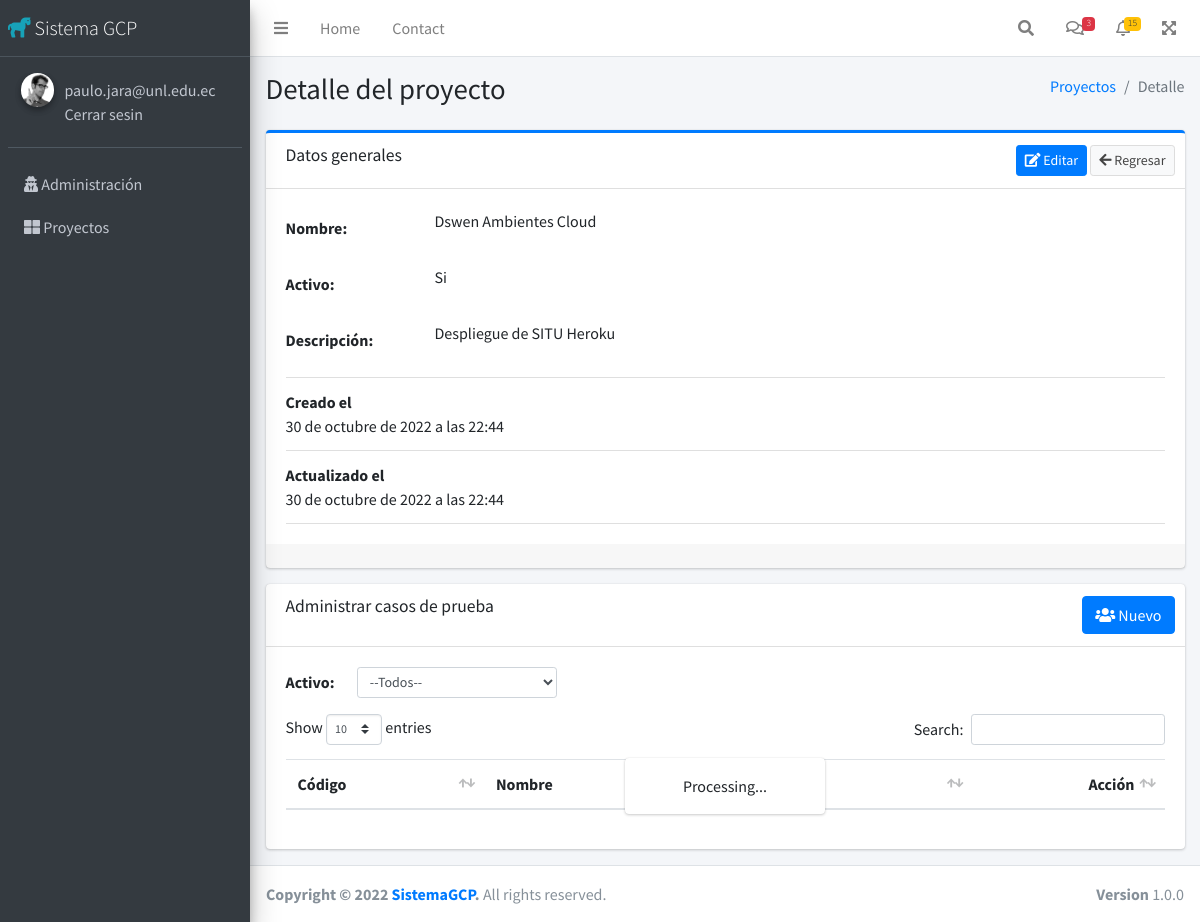
The page /proyecto/detalle/1 (signed in) on the database its author committed.
### app/seguridad/domain/models.py (models this page shows, shortened)
class Usuario(AbstractBaseUser, PermissionsMixin, AuditModel):
    activo = models.BooleanField(default=False)
    correo_electronico = models.EmailField(unique=True, blank=True)
    descripcion = models.CharField(max_length=250, blank=True, null=True)
    force_password = models.BooleanField(default=True)  # Forzar cambio de contraseña
    is_admin = models.BooleanField(default=False)
    USERNAME_FIELD = 'correo_electronico'
    REQUIRED_FIELDS = []
    objects = ManejadorUsuarios()
    class Meta:
        ordering = ['correo_electronico']
    def __str__(self):
        return self.correo_electronico

### app/proyecto/domain/models.py (models this page shows, shortened)
class Proyecto(AuditModel):
    nombre = models.CharField(max_length=80)
    descripcion = models.CharField(max_length=250, verbose_name="Descripción")
    activo = models.BooleanField(default=True)
    class Meta:
        ordering = ('nombre',)
        unique_together = ('nombre',)

### app/proyecto/presentation/views/views_proyecto.py (the view)
# urls.py: path('proyecto/detalle/<int:pk>', views_proyecto.ProyectoDetailView.as_view(), name='proyecto_detalle'),
class ProyectoDetailView(PermissionRequiredMixin, DetailView):
    model = Proyecto
    template_name = 'proyecto/detalle.html'
    context_object_name = 'proyecto'
    permission_required = 'proyecto.change_proyecto'
    def get_context_data(self, **kwargs):
        context = super().get_context_data(**kwargs)
        proyecto = self.get_object()
        context['title'] = 'Detalle del proyecto'
        context['breadcrum'] = [
            ('Proyectos', reverse('proyecto:proyecto_lista')),
            ("Detalle",)
        ]
        return context

### app/core/presentation/templatetags/core_tags.py (called while the page is built)
@register.simple_tag
def system_sname():
    return settings.SYSTEM_SNAME

@register.simple_tag
def system_alias():
    return settings.SYSTEM_ALIAS

### app/proyecto/presentation/templates/proyecto/detalle.html (shortened to what this page needs)
{% extends 'base.html' %}
{% load static %}
{% block css %}
    {% include "pugins/datatable/css.html" %}
{% endblock %}
{% block contenido %}
    <div class="row">
        <div class="col-md-12">
            <div class="profile-sidebar">
                {% include 'proyecto/card_detalle.html' %}
            </div>
            <div class="profile-sidebar">
                {% include 'proyecto/card_casos.html' %}
            </div>
        </div>
    </div>
{% endblock contenido %}

### presentation/templates/base.html (shortened to what this page needs)
<!DOCTYPE html>
{% load static %}
<html lang="en">
<head>
  <link rel="stylesheet" href="{% static 'plugins/fontawesome-free/css/all.min.css' %}">
    <link href="{% static 'plugins/sweetalert2/css/sweetalert2.min.css' %}" rel="stylesheet" type="text/css"/>
  <link rel="stylesheet" href="{% static 'dist/css/adminlte.min.css' %}">
    <link rel="stylesheet" href="{% static 'css/app.css' %}">
    {% block css %}
    {% endblock css %}
</head>
<body class="hold-transition sidebar-mini">
<div class="wrapper">
  <nav class="main-header navbar navbar-expand navbar-white navbar-light">
    <ul class="navbar-nav">
      <li class="nav-item">
        <a class="nav-link" data-widget="pushmenu" href="#" role="button"><i class="fas fa-bars"></i></a>
      </li>
      <li class="nav-item d-none d-sm-inline-block">
        <a href="/" class="nav-link">Home</a>
      </li>
      <li class="nav-item d-none d-sm-inline-block">
        <a href="#" class="nav-link">Contact</a>
      </li>
    </ul>
    <ul class="navbar-nav ml-auto">
      <li class="nav-item">
        <a class="nav-link" data-widget="navbar-search" href="#" role="button">
          <i class="fas fa-search"></i>
        </a>
      </li>
      <li class="nav-item dropdown">
        <a class="nav-link" data-toggle="dropdown" href="#">
          <i class="far fa-comments"></i>
          <span class="badge badge-danger navbar-badge">3</span>
        </a>
      </li>
      <li class="nav-item dropdown">
        <a class="nav-link" data-toggle="dropdown" href="#">
          <i class="far fa-bell"></i>
          <span class="badge badge-warning navbar-badge">15</span>
        </a>
      </li>
      <li class="nav-item">
        <a class="nav-link" data-widget="fullscreen" href="#" role="button">
          <i class="fas fa-expand-arrows-alt"></i>
        </a>
      </li>
    </ul>
  </nav>
  <aside class="main-sidebar sidebar-dark-primary elevation-4">
    <a href="/" class="brand-link">
        <i class="fa fa-horse text-cyan"></i>
      <span class="brand-text font-weight-light">
          {% system_sname %}
      </span>
    </a>
    <div class="sidebar">
        {% include 'include/sidebar_user.html' %}
        {% include 'include/sidebar.html' %}
    </div>
  </aside>
  <div class="content-wrapper">
    {% include 'include/breadcrum.html' %}
    <section class="content">
        <div class="container-fluid">
            {% block contenido %}
            {% endblock contenido %}
        </div>
    </section>
  </div>
  <footer class="main-footer">
    <div class="float-right d-none d-sm-block">
      <b>Version</b> 1.0.0
    </div>
    <strong>Copyright &copy; 2022 <a href="https://adminlte.io">SistemaGCP</a>.</strong> All rights reserved.
  </footer>
</div>
</body>
</html>

### presentation/templates/pugins/datatable/css.html
{% load static %}
<link href="{% static 'plugins/datatables-bs4/css/dataTables.bootstrap4.min.css' %}" rel="stylesheet" type="text/css">

### presentation/templates/include/sidebar_user.html
    {% load static %}
      <div class="user-panel mt-3 pb-3 mb-3 d-flex">
        <div class="image">
          <img src="{% static 'dist/img/user2-160x160.jpg' %}" class="img-circle elevation-2" alt="User Image">
        </div>
        <div class="info">
            {% if request.user.is_authenticated %}
                <a href="#" class="d-block">{{ request.user }}</a>
                <a href="{% url 'seguridad:cerrar_sesion' %}" class="d-block">Cerrar sesin</a>
            {% else %}
                <a href="{% url 'seguridad:iniciar_sesion' %}" class="d-block">Iniciar sesin</a>
            {% endif %}
        </div>
      </div>

### presentation/templates/include/sidebar.html (shortened to what this page needs)
      <nav class="mt-2">
        <ul class="nav nav-pills nav-sidebar flex-column" data-widget="treeview" role="menu" data-accordion="false">
            {% if user.is_superuser or user.is_admin %}
				<li class="nav-item proceso-bandeja-item">
					<a href="{% url 'admin:index' %}" class="nav-link nav-toggle" target="_blank"> <i class="fas fa-user-secret"></i>
						<span class="title">Administración</span>
					</a>
				</li>
				<li class="nav-item proceso-bandeja-item">
					<a href="{% url 'proyecto:proyecto_lista' %}" class="nav-link nav-toggle"> <i class="fas fa-th-large"></i>
						<span class="title">Proyectos</span>
					</a>
				</li>
				{% endif %}
        </ul>
      </nav>

### presentation/templates/include/breadcrum.html
<section class="content-header">
  <div class="container-fluid">
    <div class="row mb-2">
      <div class="col-sm-6">
        <h1>{{ title }}</h1>
      </div>
      <div class="col-sm-6">
          {% if breadcrum %}
            <ol class="breadcrumb float-sm-right">
                {% for item in breadcrum %}
                    <li class="breadcrumb-item {% if forloop.last %}active{% endif %}">
                    {% if item.1 %}
                        <a href="{{ item.1 }}">{{ item.0 }}</a>
                    {% else %}
                        <span>{{ item.0 }}</span>
                    {% endif %}
                    </li>
                {% endfor %}
            </ol>
          {% endif %}
      </div>
    </div>
  </div>
</section>

### app/proyecto/presentation/templates/proyecto/card_detalle.html
<div class="card card-outline card-primary">
    <div class="card-header">
        <h3 class="card-title">Datos generales</h3>
        <div class="card-tools">
            {% if perms.proyecto.change_proyecto %}
                <a href="{% url 'proyecto:proyecto_editar' proyecto.id %}"
                   class="btn btn-primary btn-sm">
                    <i class="fa fa fa-edit"></i> Editar
                </a>
                <a href="{% url 'proyecto:proyecto_lista' %}" class="btn btn-default btn-sm btn-circle">
                    <i class="fa fa fa-arrow-left"></i> Regresar
                </a>
            {% else %}
                <a href="{% url 'index' %}" class="btn btn-default btn-sm btn-circle">
                    <i class="fa fa fa-arrow-left"></i> Regresar
                </a>
            {% endif %}
        </div>
    </div>
    <div class="card-body">
        <div class="form-group row">
            <label class="col-sm-2 col-form-label">Nombre: </label>
            <div class="col-sm-10">
                <p class="form-control-static">{{ proyecto.nombre }}</p>
            </div>
        </div>
        <div class="form-group row">
            <label class="col-sm-2 col-form-label">Activo: </label>
            <div class="col-sm-10">
                <p class="form-control-static">{% if proyecto.activo %}Si{% else %}No{% endif %}</p>
            </div>
        </div>
        <div class="form-group row">
            <label class="col-sm-2 col-form-label">Descripción: </label>
            <div class="col-sm-10">
                <p class="form-control-static">{{ proyecto.descripcion }}</p>
            </div>
        </div>
        <ul class="list-group list-group-unbordered">
            <li class="list-group-item">
                <b>Creado el</b>
                <div class="profile-desc-item pull-right">{{ proyecto.created_at }}</div>
            </li>
            <li class="list-group-item">
                <b>Actualizado el</b>
                <div class="profile-desc-item pull-right">{{ proyecto.updated_at }}</div>
            </li>
        </ul>
    </div>
    <div class="card-footer">
    </div>
</div>

### app/proyecto/presentation/templates/proyecto/card_casos.html (shortened to what this page needs)
{% if perms.proyecto.view_casoprueba %}
<div class="card">
    <div class="card-header">
        <h3 class="card-title">Administrar casos de prueba</h3>
        <div class="card-tools">
            {% if perms.proyecto.add_casoprueba %}
            <a href="{% url 'proyecto:casoprueba_crear' proyecto.id %}" class="btn btn-primary">
                <i class="fas fa-users"></i> Nuevo
            </a>
            {% endif %}
        </div>
    </div>
    <div class="card-body ">
        <div class="row">
            <div class="col-md-12">
                <div class="form-group form-inline">
                    <label>Activo:&nbsp;&nbsp;&nbsp;&nbsp;&nbsp;&nbsp;&nbsp;</label>
                    <select id="filtro_caso_activo" class="form-control form-control-sm" style="width: 200px">
                        <option value="">--Todos--</option>
                    </select>
                </div>
            </div>
        </div>
        <table id="dt-casos" class="table" data-id="{{ proyecto.id }}"
               data-url="{% url 'proyecto:casoprueba_lista' proyecto.id %}"
               data-url_detalle="{% url 'proyecto:casoprueba_editar' 0 %}"
        >
            <thead>
                <tr>
                    <th>Código</th>
                    <th>Nombre</th>
                    <th>Descripción</th>
                    <th>Acción</th>
                </tr>
            </thead>
        </table>
    </div>
</div>
{% endif %}

### presentation/templates/pugins/datatable/js.html (shortened to what this page needs)
{% load static %}

### rows shown on the page
Usuario: user "paulo.jara@unl.edu.ec"
Proyecto: nombre "Dswen Ambientes Cloud", descripcion "Despliegue de SITU Heroku", created_at "30 de octubre de 2022 a las 22:44", updated_at "30 de octubre de 2022 a las 22:44"

### other values the page prints
{{ title }} "Detalle del proyecto"
{{ item.0 }} "Proyectos"
{{ item.0 }} "Detalle"
